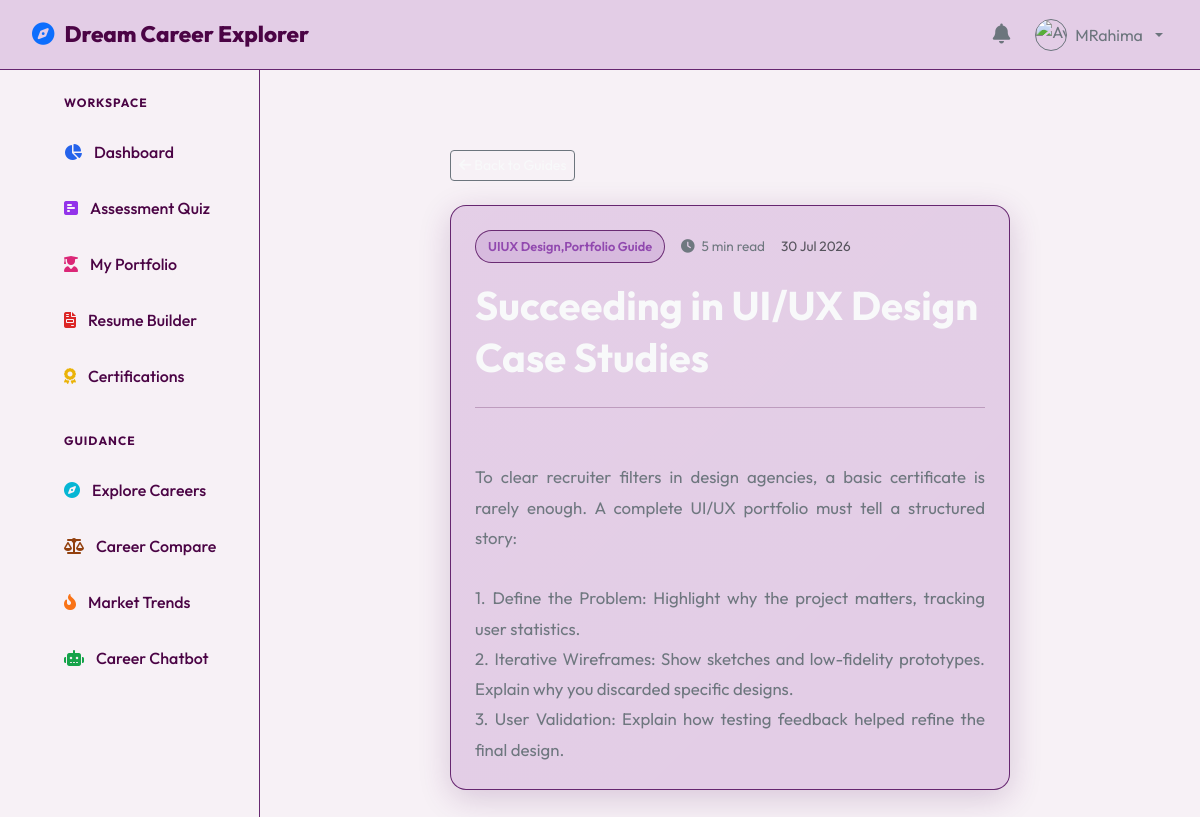
Page /blogs/2 (signed in) on the committed database.
### app/models.py (models this page shows, shortened)
class User(db.Model):
    __tablename__ = 'users'
    id = db.Column(db.Integer, primary_key=True)
    username = db.Column(db.String(50), unique=True, nullable=False)
    email = db.Column(db.String(100), unique=True, nullable=False)
    password_hash = db.Column(db.String(256), nullable=False)
    full_name = db.Column(db.String(100), nullable=False)
    role = db.Column(db.Enum('student', 'admin', name='user_roles'), default='student', nullable=False)
    profile_pic = db.Column(db.String(256), default='default.png')
    department = db.Column(db.String(100), nullable=True)
    qualification = db.Column(db.String(100), nullable=True)
    created_at = db.Column(db.DateTime, default=datetime.utcnow)
    portfolio = db.relationship('Portfolio', backref='user', uselist=False, cascade="all, delete-orphan")
    skills = db.relationship('StudentSkill', backref='user', cascade="all, delete-orphan")
    certificates = db.relationship('Certificate', backref='user', cascade="all, delete-orphan")
    projects = db.relationship('Project', backref='user', cascade="all, delete-orphan")
    quiz_results = db.relationship('QuizResult', backref='user', cascade="all, delete-orphan")
    progress = db.relationship('LearningProgress', backref='user', cascade="all, delete-orphan")
    notifications = db.relationship('Notification', backref='user', cascade="all, delete-orphan")

class Blog(db.Model):
    __tablename__ = 'blogs'
    id = db.Column(db.Integer, primary_key=True)
    title = db.Column(db.String(200), nullable=False)
    content = db.Column(db.Text, nullable=False)
    author_name = db.Column(db.String(100), default='Admin')
    tags = db.Column(db.String(150), nullable=True)  # Comma-separated tags
    read_time = db.Column(db.Integer, default=5)  # in minutes
    created_at = db.Column(db.DateTime, default=datetime.utcnow)

### app/blueprints/main/routes.py (the view)
@main_bp.route('/blogs/<int:blog_id>')
def blog_detail(blog_id):
    blog = db.session.get(Blog, blog_id)
    if not blog:
        flash("Blog article not found.", "warning")
        return redirect(url_for('main.blogs'))
    return render_template('blog_detail.html', blog=blog)

### app/templates/blog_detail.html (shortened to what this page needs)
{% extends "base.html" %}
{% block content %}
<div class="container py-4">
    <div class="row justify-content-center">
        <div class="col-lg-8" data-aos="fade-up">
            <a href="{{ url_for('main.blogs') }}" class="btn btn-outline-secondary btn-sm text-light border-color mb-4"><i class="fa-solid fa-arrow-left"></i> Back to Guides</a>
            <article class="glass-card">
                <div class="d-flex align-items-center gap-3 mb-3" style="font-size: 0.85rem;">
                    <span class="badge-custom badge-tech">{{ blog.tags or 'Career Guidance' }}</span>
                    <span class="text-secondary"><i class="fa-solid fa-clock me-1"></i> {{ blog.read_time }} min read</span>
                    <span class="text-muted">{{ blog.created_at.strftime('%d %b %Y') }}</span>
                </div>
                <h1 class="fw-bold mb-4 text-light" style="line-height: 1.3;">{{ blog.title }}</h1>
                <hr class="border-color my-4">
                <div class="text-secondary" style="line-height: 1.8; font-size: 1.05rem; text-align: justify; white-space: pre-line;">
                    {{ blog.content }}
                </div>
            </article>
        </div>
    </div>
</div>
{% endblock %}

### app/templates/base.html (shortened to what this page needs)
<!DOCTYPE html>
<html lang="en" data-theme="dark">
<head>
    <link href="https://cdn.jsdelivr.net/npm/bootstrap@5.3.0/dist/css/bootstrap.min.css" rel="stylesheet">
    <link href="https://cdnjs.cloudflare.com/ajax/libs/font-awesome/6.4.0/css/all.min.css" rel="stylesheet">
    <link href="https://unpkg.com/aos@2.3.1/dist/aos.css" rel="stylesheet">
    <link rel="stylesheet" href="{{ url_for('static', filename='css/style.css') }}">
    <link rel="stylesheet" href="{{ url_for('static', filename='css/dashboard.css') }}">
    <link rel="stylesheet" href="{{ url_for('static', filename='css/landing.css') }}">
</head>
<body>
    <nav class="top-navbar">
        <a class="navbar-brand" href="{{ url_for('main.index') }}">
            <i class="fa-solid fa-compass text-primary"></i> Dream Career Explorer
        </a>
        <div class="d-flex align-items-center gap-3">
            {% if current_user %}
                {% if current_user.role == 'student' %}
                <a href="{{ url_for('student.notifications') }}" class="position-relative text-secondary p-1" title="Notifications">
                    <i class="fa-solid fa-bell fs-5"></i>
                </a>
                {% endif %}
                <div class="dropdown">
                    <button class="btn btn-link text-decoration-none dropdown-toggle text-secondary d-flex align-items-center gap-2 p-1" type="button" id="profileDropdown" data-bs-toggle="dropdown" aria-expanded="false">
                        <img src="{{ url_for('static', filename='uploads/' + current_user.profile_pic) }}" alt="Avatar" width="32" height="32" class="rounded-circle border border-secondary" onerror="this.src='https://cdn-icons-png.flaticon.com/512/3135/3135715.png';">
                        <span class="d-none d-md-inline">{{ current_user.full_name }}</span>
                    </button>
                </div>
            {% else %}
                <a href="{{ url_for('auth.login') }}" class="btn btn-outline-secondary btn-sm px-3">Login</a>
                <a href="{{ url_for('auth.register') }}" class="glow-btn btn-sm px-3 py-2 text-white">Get Started</a>
            {% endif %}
        </div>
    </nav>
    <div class="main-wrapper">
        {% if current_user %}
            <aside class="sidebar">
                <ul class="side-nav-list">
                    {% if current_user.role == 'student' %}
                        <span class="text-uppercase  fw-bold px-3 mb-2" style="font-size: 0.75rem; letter-spacing: 1px;">Workspace</span>
                        <li><a class="side-nav-link" href="{{ url_for('student.dashboard') }}"><i class="fa-solid fa-chart-pie icon-dashboard"></i> Dashboard</a></li>
                        <li><a class="side-nav-link" href="{{ url_for('student.assessment') }}"><i class="fa-solid fa-square-poll-horizontal icon-quiz"></i> Assessment Quiz</a></li>
                        <li><a class="side-nav-link" href="{{ url_for('student.portfolio') }}"><i class="fa-solid fa-user-graduate icon-portfolio"></i> My Portfolio</a></li>
                        <li><a class="side-nav-link" href="{{ url_for('student.resume') }}"><i class="fa-solid fa-file-invoice icon-resume"></i> Resume Builder</a></li>
                        <li><a class="side-nav-link" href="{{ url_for('student.certifications') }}"><i class="fa-solid fa-award icon-certifications"></i> Certifications</a></li>
                        <span class="text-uppercase  fw-bold px-3 mt-4 mb-2" style="font-size: 0.75rem; letter-spacing: 1px;">Guidance</span>
                        <li><a class="side-nav-link" href="{{ url_for('main.careers') }}"><i class="fa-solid fa-compass icon-explore"></i> Explore Careers</a></li>
                        <li><a class="side-nav-link" href="{{ url_for('main.comparison') }}"><i class="fa-solid fa-scale-balanced icon-compare"></i> Career Compare</a></li>
                        <li><a class="side-nav-link" href="{{ url_for('main.trends') }}"><i class="fa-solid fa-fire-flame-curved icon-trends"></i> Market Trends</a></li>
                        <li><a class="side-nav-link" href="{{ url_for('student.chatbot_ui') }}"><i class="fa-solid fa-robot icon-chatbot"></i> Career Chatbot</a></li>
                    {% endif %}
                </ul>
            </aside>
        {% endif %}
        <main class="content-body {% if not current_user %}w-100 m-0 p-0{% endif %}">
            {% block content %}{% endblock %}
        </main>
    </div>
</body>
</html>

### app/static/css/style.css (style rules this page uses)
:root { --bg-primary: #f7f1f6; --bg-secondary: #f7f1f6; --bg-card: #e3cde6; --bg-glass: #e3cde6; --border-color: #5b1765e8; --border-focus:#8e44ad; --text-primary:#4b0445; --text-secondary: #4b0445; --text-muted: #4b0445; --primary: #8e44ad; --primary-hover: #6c3483; --primary-glow: rgba(142, 68, 173, 0.15); --success: #18d118; --warning: #f59e0b; --danger: #ef4444; --info: #7d3c98; --glass-blur: blur(12px); --card-shadow: 0 8px 32px 0 rgba(91, 23, 101, 0.20); --nav-height: 70px; --sidebar-width: 260px; }
* { margin: 0; padding: 0; box-sizing: border-box; transition: background-color 0.3s ease, border-color 0.3s ease, color 0.15s ease; }
body { font-family: 'Outfit', sans-serif; background-color: var(--bg-primary); color: var(--text-primary); overflow-x: hidden; min-height: 100vh; }
a { text-decoration: none; color: var(--primary); }
.glass-card { background: var(--bg-card); backdrop-filter: var(--glass-blur); -webkit-backdrop-filter: var(--glass-blur); border: 1px solid var(--border-color); border-radius: 16px; padding: 24px; box-shadow: var(--card-shadow); position: relative; overflow: hidden; }
.glass-card::before { content: ''; position: absolute; top: 0; left: 0; width: 100%; height: 100%; background: linear-gradient(135deg, rgba(255, 255, 255, 0.03) 0%, rgba(255, 255, 255, 0) 100%); pointer-events: none; }
.badge-custom { padding: 6px 12px; border-radius: 20px; font-size: 0.8rem; font-weight: 600; display: inline-flex; align-items: center; gap: 6px; }
.badge-tech { background-color: var(--primary-glow); color: var(--primary); border: 1px solid var(--border-color); }
.main-wrapper { display: flex; min-height: 100vh; padding-top: var(--nav-height); }
.sidebar { width: var(--sidebar-width); background: var(--bg-secondary); border-right: 1px solid var(--border-color); position: fixed; top: var(--nav-height); bottom: 0; left: 0; z-index: 100; padding: 24px 16px; overflow-y: auto; }
.content-body { flex: 1; margin-left: var(--sidebar-width); padding: 32px; overflow-x: hidden; }
.top-navbar { height: var(--nav-height); background: var(--bg-glass); backdrop-filter: var(--glass-blur); -webkit-backdrop-filter: var(--glass-blur); border-bottom: 1px solid var(--border-color); position: fixed; top: 0; left: 0; right: 0; z-index: 1000; display: flex; align-items: center; justify-content: space-between; padding: 0 32px; }
.navbar-brand { font-weight: 800; font-size: 1.4rem; color: var(--text-primary); display: flex; align-items: center; gap: 10px; }
.side-nav-list { list-style: none; display: flex; flex-direction: column; gap: 8px; }
.side-nav-link { display: flex; align-items: center; gap: 12px; padding: 12px 16px; border-radius: 8px; color: var(--text-secondary); font-weight: 500; cursor: pointer; }

### app/static/css/dashboard.css (style rules this page uses)
.icon-dashboard { color: #2563eb; }
.icon-quiz { color: #9333ea; }
.icon-portfolio { color: #db2777; }
.icon-resume { color: #dc2626; }
.icon-certifications { color: #eab308; }
.icon-explore { color: #06b6d4; }
.icon-compare { color: #92400e; }
.icon-trends { color: #f97316; }
.icon-chatbot { color: #16a34a; }

### rows in the picture
User: full_name "MRahima"
Blog: tags "UIUX Design,Portfolio Guide", read_time "5", created_at "30 Jul 2026", title "Succeeding in UI/UX Design Case Studies", content "To clear recruiter filters in design agencies, a basic certificate is rarely enough. A complete UI/UX portfolio must tell a structured story: 1. Define the Problem: Highlight why the project matters, tracking user statistics. 2. Iterative Wireframes: Show sketches and low-fidelity prototypes. Explain why you discarded specific designs. 3. User Validation: Explain how testing feedback helped refine the final design."
